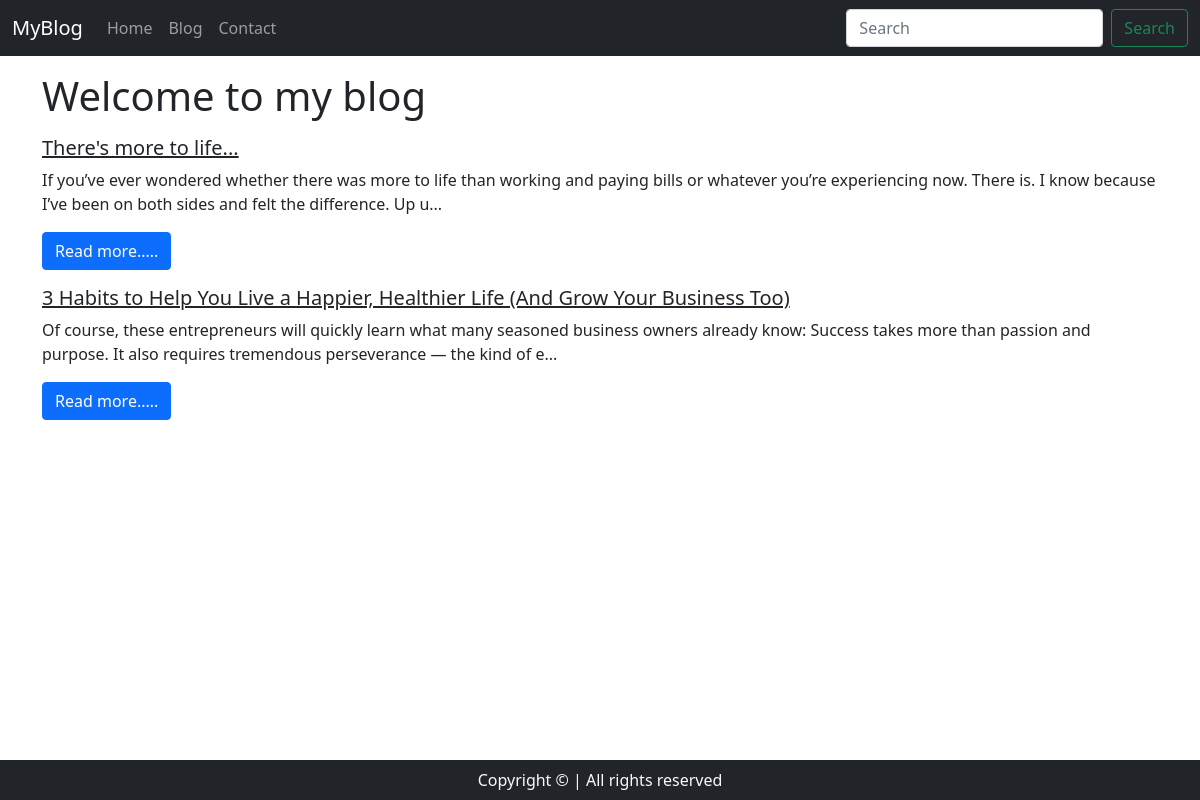
Screenshot of /blog/ with the database file from the repository.
### blog/models.py (models this page shows, shortened)
class Blog(models.Model):
    sno = models.AutoField(primary_key=True)
    title = models.CharField(max_length=200)
    content = models.TextField()
    short_desc = models.CharField(max_length=200, default="")
    slug = models.CharField(max_length=100)
    time = models.DateTimeField(auto_now_add=True)

### blog/views.py (the view)
# urls.py: 2. Add a URL to urlpatterns:  path('blog/', include('blog.urls'))
def blog(request):
    blogs = Blog.objects.all()
    context = {'blogs' : blogs}
    return render(request, 'bloghome.html', context)

### templates/bloghome.html
{% extends 'base.html' %}
{% block blogactive %}active{% endblock blogactive %}
{% block body%}
<div class="container">
<h1 class="my-3"> Welcome to my blog</h1>
{% for blog in blogs %}
<div class="media">
    <div class="media-body">
      <h5 class="mt-0"><a href="/blogpost/{{blog.slug}}" class="text-dark">{{blog.title}}</a></h5>
      {{blog.short_desc | slice:200}}...
    </div>
    <a href="/blogpost/{{blog.slug}}" class="text-dark"> <button class="btn btn-primary my-3">Read more.....</button>
</div>
{% endfor %}
</div>
{% endblock body%}

### rows the page displays
Blog: title "There's more to life...", short_desc "If you’ve ever wondered whether there was more to life than working and paying bills or whatever you’re experiencing now. There is. I know because I’ve been on both sides and felt the difference. Up u"
Blog: title "3 Habits to Help You Live a Happier, Healthier Life (And Grow Your Business Too)", short_desc "Of course, these entrepreneurs will quickly learn what many seasoned business owners already know: Success takes more than passion and purpose. It also requires tremendous perseverance — the kind of e"
